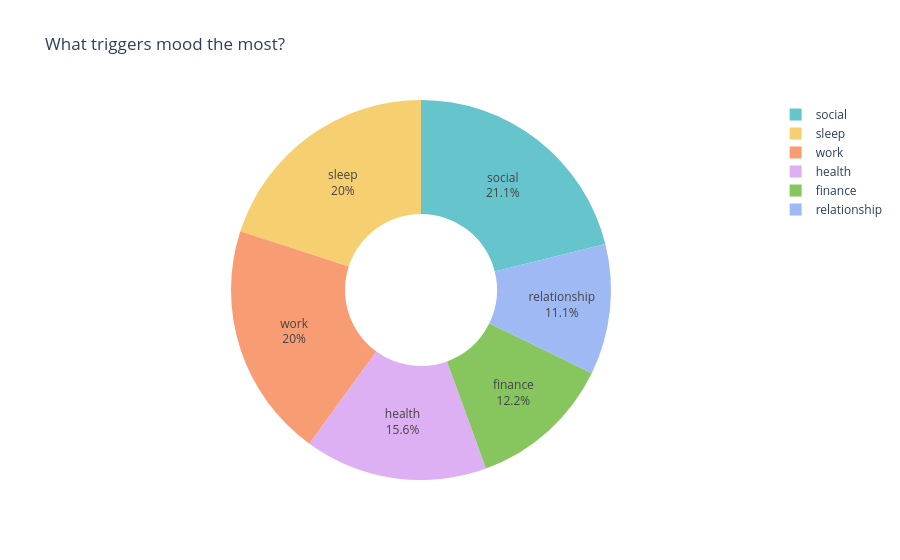

The cell this chart's notebook holds for it:
### Markdown cell above
### 6.2 Primary Trigger chart

### Code cell
## counts how many times each trigger appears across the 90 days

# rename columns for clarity
trigger_counts = df['primary_trigger'].value_counts().reset_index()
trigger_counts.columns = ['trigger', 'count']

fig2 = px.pie(
    trigger_counts,
    names='trigger',        # the 6 trigger categories as the slice labels
    values='count',         # how often each trigger appeared
    title='What triggers mood the most?',
    hole=0.4,               # the hole size — 0.4 gives a clean donut shape
    color_discrete_sequence=px.colors.qualitative.Pastel
)
# adds the percentage and label inside each slice for better readability
fig2.update_traces(textposition='inside', textinfo='percent+label')

fig2.show()

### Figure 1 — Plotly figure (JSON) as saved in the notebook; plotly's stock layout.template omitted (floating-point values rounded to 4 significant figures)
{"data": [{"domain": {"x": [0, 1], "y": [0, 1]}, "hole": 0.4, "hovertemplate": "trigger=%{label}<br>count=%{value}<extra></extra>", "labels": ["social", "sleep", "work", "health", "finance", "relationship"], "legendgroup": "", "name": "", "showlegend": true, "textinfo": "percent+label", "textposition": "inside", "type": "pie", "values": [19, 18, 18, 14, 11, 10]}], "layout": {"legend": {"tracegroupgap": 0}, "piecolorway": ["rgb(102, 197, 204)", "rgb(246, 207, 113)", "rgb(248, 156, 116)", "rgb(220, 176, 242)", "rgb(135, 197, 95)", "rgb(158, 185, 243)", "rgb(254, 136, 177)", "rgb(201, 219, 116)", "rgb(139, 224, 164)", "rgb(180, 151, 231)", "rgb(179, 179, 179)"], "title": {"text": "What triggers mood the most?"}}}
